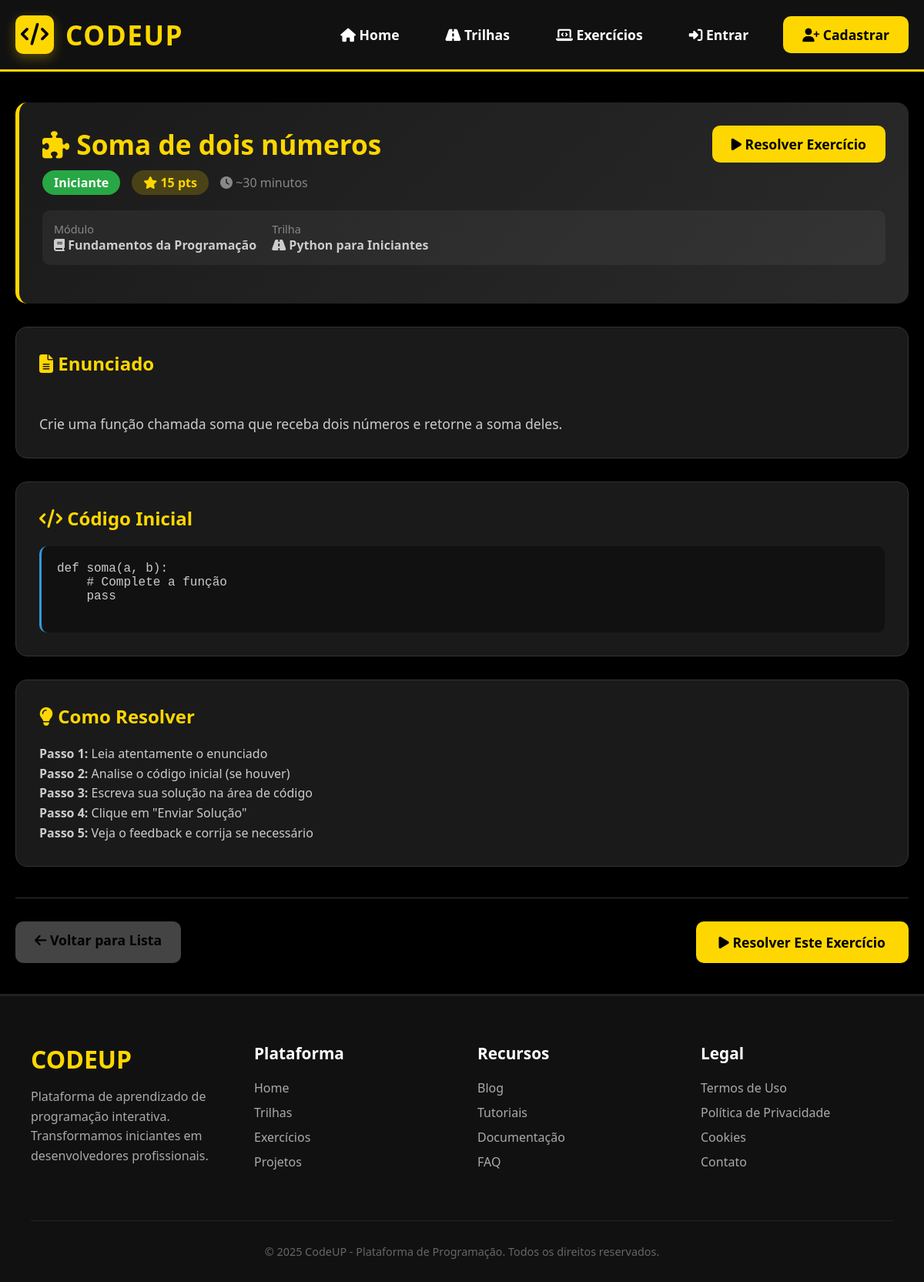
Page /exercicios/2/ on the committed database.
### exercicios/models.py (models this page shows, shortened)
class Exercicio(models.Model):
    modulo = models.ForeignKey('trilhas.Modulo', on_delete=models.CASCADE, related_name='exercicios')
    titulo = models.CharField(max_length=200)
    enunciado = models.TextField()
    codigo_inicial = models.TextField(blank=True)
    resposta_correta = models.TextField()
    pontos = models.IntegerField(default=10)
    dificuldade = models.CharField(max_length=20, choices=[
        ('facil', 'Fácil'),
        ('medio', 'Médio'),
        ('dificil', 'Difícil'),
    ])

### trilhas/models.py (models this page shows, shortened)
class Modulo(models.Model):
    trilha = models.ForeignKey(Trilha, on_delete=models.CASCADE, related_name='modulos')
    titulo = models.CharField(max_length=200)
    descricao = models.TextField()
    conteudo = models.TextField(blank=True)  # Conteúdo em Markdown/HTML
    video_url = models.URLField(blank=True)
    ordem = models.IntegerField(default=0)
    duracao = models.IntegerField(default=0)  # Em minutos
    concluido = models.BooleanField(default=False)
    class Meta:
        ordering = ['ordem']
        verbose_name = 'Módulo'
        verbose_name_plural = 'Módulos'

class Trilha(models.Model):
    DIFICULDADE_CHOICES = [
        ('iniciante', 'Iniciante'),
        ('intermediario', 'Intermediário'),
        ('avancado', 'Avançado'),
    ]
    titulo = models.CharField(max_length=200)
    descricao = models.TextField()
    icone = models.CharField(max_length=50, default='book')
    cor = models.CharField(max_length=7, default='#FFD700')  # Cor em hex
    dificuldade = models.CharField(max_length=20, choices=DIFICULDADE_CHOICES, default='iniciante')
    tempo_estimado = models.IntegerField(default=0)  # Em horas
    pontos_recompensa = models.IntegerField(default=100)
    ativo = models.BooleanField(default=True)
    ordem = models.IntegerField(default=0)
    data_criacao = models.DateTimeField(auto_now_add=True)
    class Meta:
        ordering = ['ordem', 'data_criacao']
        verbose_name = 'Trilha'
        verbose_name_plural = 'Trilhas'

### exercicios/views.py (the view)
# urls.py: path('<int:exercicio_id>/', views.detalhe, name='detalhe'),
def detalhe(request, exercicio_id):
    exercicio = get_object_or_404(Exercicio, id=exercicio_id)
    if TRILHA_EXISTS:
        exercicio = get_object_or_404(
            Exercicio.objects.select_related('modulo__trilha'),
            id=exercicio_id
        )
    resolvido = False
    if request.user.is_authenticated:
        resolvido = RespostaAluno.objects.filter(
            aluno=request.user,
            exercicio=exercicio,
            status='correto'
        ).exists()
    context = {
        'exercicio': exercicio,
        'resolvido': resolvido,
    }
    return render(request, 'exercicios/detalhe.html', context)

### codeup/context_processors.py (called while the page is built)
def site_info(request):
    from django.conf import settings
    return {
        'SITE_NAME': getattr(settings, 'SITE_NAME', 'CodeUP'),
        'SITE_DESCRIPTION': getattr(settings, 'SITE_DESCRIPTION', 'Plataforma de aprendizado'),
        'SITE_VERSION': getattr(settings, 'SITE_VERSION', '1.0.0'),
        'SITE_URL': getattr(settings, 'SITE_URL', 'http://localhost:8000'),
        'DEBUG': settings.DEBUG,
    }

### exercicios/templates/exercicios/detalhe.html (shortened to what this page needs)
{% extends 'base.html' %}
{% block content %}
<div class="container">
    <div style="background: linear-gradient(135deg, #1a1a1a 0%, #2a2a2a 100%); border-radius: 15px; padding: 30px; margin-bottom: 30px; border-left: 5px solid #FFD700;">
        <div style="display: flex; justify-content: space-between; align-items: start; margin-bottom: 20px;">
            <div>
                <h1 style="color: #FFD700; margin-bottom: 10px; font-size: 2.2rem;">
                    <i class="fas fa-puzzle-piece"></i> {{ exercicio.titulo }}
                </h1>
                <div style="display: flex; gap: 15px; align-items: center;">
                    <span style="background: {% if exercicio.dificuldade == 'iniciante' %}#28a745{% elif exercicio.dificuldade == 'basico' %}#ffc107{% elif exercicio.dificuldade == 'intermediario' %}#fd7e14{% elif exercicio.dificuldade == 'avancado' %}#dc3545{% else %}#6f42c1{% endif %};
                              color: {% if exercicio.dificuldade == 'basico' %}black{% else %}white{% endif %};
                              padding: 5px 15px; border-radius: 20px; font-weight: bold;">
                        {{ exercicio.dificuldade|title }}
                    </span>
                    <span style="background: rgba(255, 215, 0, 0.2); color: #FFD700; padding: 5px 15px; border-radius: 20px; font-weight: bold;">
                        <i class="fas fa-star"></i> {{ exercicio.pontos }} pts
                    </span>
                    <span style="color: #888888;">
                        <i class="fas fa-clock"></i> ~30 minutos
                    </span>
                </div>
            </div>
            <a href="{% url 'exercicios_resolver' exercicio.id %}" class="btn" style="font-size: 1.1rem;">
                <i class="fas fa-play"></i> Resolver Exercício
            </a>
        </div>
        <div style="background: rgba(255, 255, 255, 0.05); padding: 15px; border-radius: 10px; margin-bottom: 20px;">
            <div style="display: flex; gap: 20px;">
                <div>
                    <div style="color: #888888; font-size: 0.9rem;">Módulo</div>
                    <div style="color: #cccccc; font-weight: bold;">
                        <i class="fas fa-book"></i> {{ exercicio.modulo.titulo }}
                    </div>
                </div>
                <div>
                    <div style="color: #888888; font-size: 0.9rem;">Trilha</div>
                    <div style="color: #cccccc; font-weight: bold;">
                        <i class="fas fa-road"></i> {{ exercicio.modulo.trilha.titulo }}
                    </div>
                </div>
            </div>
        </div>
    </div>
    <div style="display: grid; grid-template-columns: 1fr; gap: 30px;">
        <div style="background: #1a1a1a; border-radius: 15px; padding: 30px; border: 1px solid #333333;">
            <h2 style="color: #FFD700; margin-bottom: 20px; font-size: 1.5rem;">
                <i class="fas fa-file-alt"></i> Enunciado
            </h2>
            <div style="color: #cccccc; line-height: 1.6; font-size: 1.1rem; white-space: pre-line;">
                {{ exercicio.enunciado }}
            </div>
        </div>
        {% if exercicio.codigo_inicial %}
        <div style="background: #1a1a1a; border-radius: 15px; padding: 30px; border: 1px solid #333333;">
            <h2 style="color: #FFD700; margin-bottom: 20px; font-size: 1.5rem;">
                <i class="fas fa-code"></i> Código Inicial
            </h2>
            <pre style="background: #111111; padding: 20px; border-radius: 10px; border-left: 3px solid #3498db; color: #cccccc; font-family: 'Courier New', monospace; white-space: pre-wrap; overflow-x: auto;">
{{ exercicio.codigo_inicial }}
            </pre>
        </div>
        {% endif %}
        <div style="background: #1a1a1a; border-radius: 15px; padding: 30px; border: 1px solid #333333;">
            <h2 style="color: #FFD700; margin-bottom: 20px; font-size: 1.5rem;">
                <i class="fas fa-lightbulb"></i> Como Resolver
            </h2>
            <div style="color: #cccccc; line-height: 1.6;">
                <p><strong>Passo 1:</strong> Leia atentamente o enunciado</p>
                <p><strong>Passo 2:</strong> Analise o código inicial (se houver)</p>
                <p><strong>Passo 3:</strong> Escreva sua solução na área de código</p>
                <p><strong>Passo 4:</strong> Clique em "Enviar Solução"</p>
                <p><strong>Passo 5:</strong> Veja o feedback e corrija se necessário</p>
            </div>
        </div>
    </div>
    <div style="display: flex; justify-content: space-between; margin-top: 40px; padding-top: 30px; border-top: 1px solid #333333;">
        <a href="{% url 'exercicios_lista' %}" class="btn" style="background: #444444;">
            <i class="fas fa-arrow-left"></i> Voltar para Lista
        </a>
        <a href="{% url 'exercicios_resolver' exercicio.id %}" class="btn" style="font-size: 1.1rem; padding: 15px 30px;">
            <i class="fas fa-play"></i> Resolver Este Exercício
        </a>
    </div>
</div>
{% endblock %}

### templates/base.html (style rules this page uses)
* { margin: 0; padding: 0; box-sizing: border-box; font-family: 'Segoe UI', Tahoma, Geneva, Verdana, sans-serif; }
body { background-color: #000000; color: #f0f0f0; min-height: 100vh; }
.container { max-width: 1200px; margin: 0 auto; padding: 0 20px; }
.btn { display: inline-block; padding: 12px 25px; background-color: #FFD700; color: #000000; text-decoration: none; border-radius: 10px; font-weight: bold; font-size: 1.1rem; transition: all 0.3s; border: none; cursor: pointer; }

### rows in the picture
Exercicio: titulo "Soma de dois números", dificuldade "Iniciante", pontos "15", modulo.titulo "Fundamentos da Programação", modulo.trilha.titulo "Python para Iniciantes", enunciado "Crie uma função chamada soma que receba dois números e retorne a soma deles.", codigo_inicial "def soma(a, b): # Complete a função pass"
